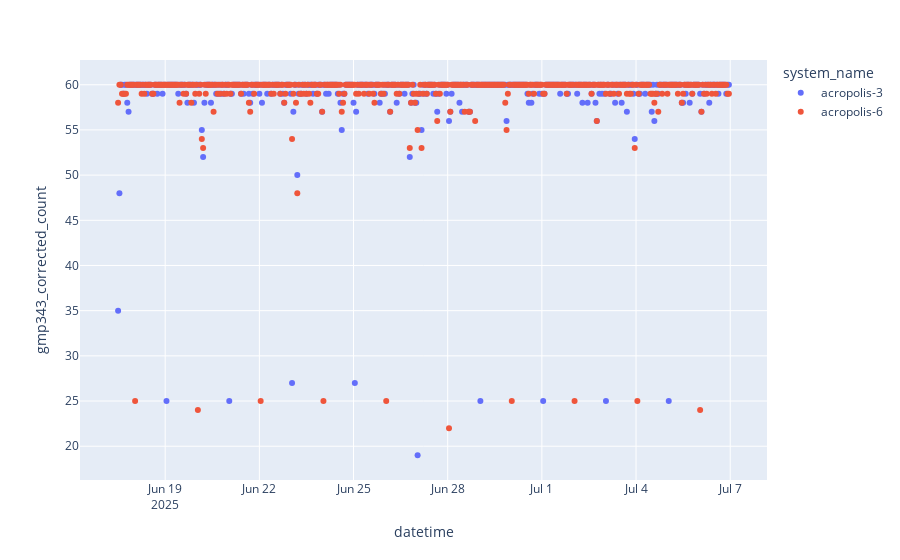

Notebook source saved alongside this figure:
### Code cell
fig = px.scatter(df, x="datetime", y="gmp343_corrected_count", color = "system_name")
fig.show()

### Figure 1 — Plotly figure (JSON) as saved in the notebook; plotly's stock layout.template omitted (floating-point values rounded to 4 significant figures; data arrays with more than 128 entries replaced by an {"elided": "..."} marker saying what was removed)
{"data": [{"hovertemplate": "system_name=acropolis-3<br>datetime=%{x}<br>gmp343_corrected_count=%{y}<extra></extra>", "legendgroup": "acropolis-3", "marker": {"color": "#636efa", "symbol": "circle"}, "mode": "markers", "name": "acropolis-3", "orientation": "v", "showlegend": true, "type": "scatter", "x": {"elided": "468 str values"}, "xaxis": "x", "y": {"elided": "468 int values"}, "yaxis": "y"}, {"hovertemplate": "system_name=acropolis-6<br>datetime=%{x}<br>gmp343_corrected_count=%{y}<extra></extra>", "legendgroup": "acropolis-6", "marker": {"color": "#EF553B", "symbol": "circle"}, "mode": "markers", "name": "acropolis-6", "orientation": "v", "showlegend": true, "type": "scatter", "x": {"elided": "468 str values"}, "xaxis": "x", "y": {"elided": "468 int values"}, "yaxis": "y"}], "layout": {"legend": {"title": {"text": "system_name"}, "tracegroupgap": 0}, "margin": {"t": 60}, "xaxis": {"anchor": "y", "domain": [0, 1], "title": {"text": "datetime"}}, "yaxis": {"anchor": "x", "domain": [0, 1], "title": {"text": "gmp343_corrected_count"}}}}
